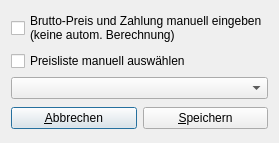
<?xml version="1.0" encoding="UTF-8"?>
<ui version="4.0">
 <class>DlgReceipeOptionsClass</class>
 <widget class="QDialog" name="DlgReceipeOptionsClass">
  <property name="geometry">
   <rect>
    <x>0</x>
    <y>0</y>
    <width>277</width>
    <height>143</height>
   </rect>
  </property>
  <property name="windowTitle">
   <string>Erweiterte Rezepteinstellungen</string>
  </property>
  <property name="windowIcon">
   <iconset resource="images/images.qrc">
    <normaloff>:/favicon.png</normaloff>:/favicon.png</iconset>
  </property>
  <layout class="QGridLayout">
   <item row="0" column="0">
    <widget class="QCheckBox" name="cbManCalc">
     <property name="text">
      <string>Brutto-Preis und Zahlung manuell eingeben
(keine autom. Berechnung)</string>
     </property>
    </widget>
   </item>
   <item row="1" column="0">
    <widget class="QCheckBox" name="cbManPrice">
     <property name="text">
      <string>Preisliste manuell auswählen</string>
     </property>
    </widget>
   </item>
   <item row="2" column="0">
    <widget class="QComboBox" name="cbPriceList"/>
   </item>
   <item row="3" column="0">
    <widget class="QWidget" name="widget" native="true">
     <layout class="QHBoxLayout">
      <property name="spacing">
       <number>6</number>
      </property>
      <property name="margin">
       <number>0</number>
      </property>
      <item>
       <widget class="QPushButton" name="pbCancel">
        <property name="text">
         <string>&amp;Abbrechen</string>
        </property>
        <property name="icon">
         <iconset resource="images/images.qrc">
          <normaloff>:/cancel.png</normaloff>:/cancel.png</iconset>
        </property>
        <property name="iconSize">
         <size>
          <width>16</width>
          <height>16</height>
         </size>
        </property>
       </widget>
      </item>
      <item>
       <widget class="QPushButton" name="pbSave">
        <property name="text">
         <string>&amp;Speichern</string>
        </property>
        <property name="icon">
         <iconset resource="images/images.qrc">
          <normaloff>:/save.png</normaloff>:/save.png</iconset>
        </property>
        <property name="iconSize">
         <size>
          <width>16</width>
          <height>16</height>
         </size>
        </property>
       </widget>
      </item>
     </layout>
    </widget>
   </item>
  </layout>
 </widget>
 <layoutdefault spacing="6" margin="11"/>
 <resources>
  <include location="images/images.qrc"/>
 </resources>
 <connections/>
</ui>
